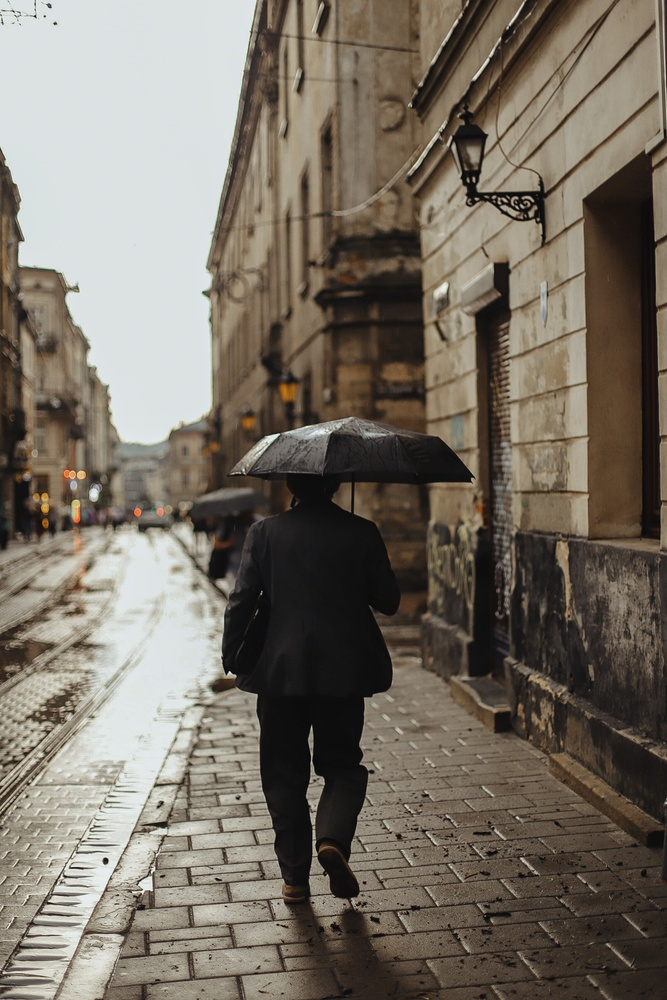
#> input picture 180836_A2/Assignment2/im2.jpg, 667 x 1000 px, shrunk from 2667 x 4000 before the run, found by its file name
$ jupyter execute 180836_A2_Question2.ipynb
#> lines starting #> are read from the running program, lines starting #| are printed output that depends on the picture
[cell 1]
# Copyright 2021 IITK EE604A Image Processing. All Rights Reserved.
#
# Licensed under the MIT License. Use and/or modification of this code outside of EE604 must reference:
#
# © IITK EE604A Image Processing
#
# Author: Dheeraj Bharti, Chiranjeev Prachand and Prof T. Sandhan, Department of Electrical Engineering, IIT Kanpur

Q2. Canny Edge Detection

In this question we will implement the canny edge detector. For the resources you can refer to the class slides or some links given below.

References:

1) Canny, J., A Computational Approach To Edge Detection, IEEE Transactions on Pattern Analysis and Machine Intelligence, 8(6):679–698, 1986.

2)  Zhou, P., Ye, W., & Wang, Q. (2011). An Improved Canny Algorithm for Edge Detection. Journal of Computational Information Systems, 7(5), 1516-1523.

3) https://docs.opencv.org/4.5.1/da/d22/tutorial_py_canny.html

4) http://masters.donntu.org/2010/fknt/chudovskaja/library/article5.htm

4) https://en.wikipedia.org/wiki/Canny_edge_detector

[cell 2]
import cv2
import numpy as np
import matplotlib.pyplot as plt
import math

[cell 3]
def gaussianFilter(img, kernel_size=5, sigma=3):
    '''
    Write a program to implement gaussian filter. You have to assume square kernels.

    Inputs:
    + img - grayscaled image of size N x N
          - values between [0, 255] - 'uint8'
    + kernel_size - size of the kernel window which should be used for smoothing.
    + sigma - sigma parameter for gaussian kernel

    Ouputs:
    + out_img - smoothed grayscaled image of size N x N
              - values between [0, 255] - 'uint8'

    Allowed modules:
    + Basic numpy operations
    + cv2.filter2D() to perform 2D convolution
    + cv2.getGaussianKernel(). Note that this will give you 1D gaussian.

    Hint:
    + Not needed.

    '''

    #############################
    # Start your code from here #
    #############################

    gKernel = cv2.getGaussianKernel(kernel_size, sigma)
    gFilter = np.matmul(gKernel, gKernel.T)/np.sum(gKernel)**2
    out_img = cv2.filter2D(src= img, ddepth= -1, kernel= gFilter)

    #############################
    # End your code here ########
    #############################

    return out_img

[cell 4]
def detect_edge_canny(img, lt, ht):
  '''
  Write a program to detect egdes using the canny algorithm. Pseudo code is given
  for your help

  Inputs:
  - img     - np array of guassian filttered grayscale image
  - lt      - lower threshold for hysteresis linking
  - ht      - higher threshold for hysteresis linking

  Outputs:
  - img_edge  - np array of the image with edges

  Allowed modules:
  - Numpy, cv, math
  - you are not allowed to use cv2.Canny() or any other direct implementations

  '''

  #############################
  # Start your code from here #
  #############################

  # 1) Start with filtering the image with Sobel kernel both in x and y direction
  #    and store the images as Mx and My.

  Kx = np.array([[1, 0, -1], [2, 0, -2], [1, 0, -1]], np.float32)
  Ky = np.array([[1, 2, 1], [0, 0, 0], [-1, -2, -1]], np.float32)

  Mx = cv2.filter2D(src= img, ddepth= -1, kernel= Kx)
  My = cv2.filter2D(src= img, ddepth= -1, kernel= Ky)

  # 2) Find the gradient magnitude M and angle theta for each pixel by formulas
  #    explained in lecture. Also round off the angle to 0, 45, 90, 135 degrees.

  Mag_Grad = np.hypot(Mx, My)
  Mag_Grad = Mag_Grad / np.percentile(Mag_Grad, 95) * 255
  theta = np.arctan2(My, Mx)  # rad
  angle = theta * 180 / np.pi # deg
  angle[angle < 0] += 180
  angle = np.where(np.bitwise_and(0 <= angle, angle < 22.5), 0, angle)
  angle = np.where(np.bitwise_and(157.5 <= angle, angle <= 180), 0, angle)
  angle = np.where(np.bitwise_and(22.5 <= angle, angle < 67.5), 45, angle)
  angle = np.where(np.bitwise_and(67.5 <= angle, angle < 112.5), 90, angle)
  angle = np.where(np.bitwise_and(112.5 <= angle, angle < 157.5), 135, angle)

  # 3) Non maximum Supression -
  #   3.1) Check if every pixel is local maximum in the gradient direction theta
  #   3.2) if it is maximum take that pixel as edge make the value 255 and assign
  #        zero to all other pixels in that direction. so that we get a single
  #        pixel edge

  Z = np.zeros(Mag_Grad.shape)
  for i in range(1,Mag_Grad.shape[0]-1):
    for j in range(1,Mag_Grad.shape[1]-1):
      try:
        px1 = px2 = 255
        if angle[i,j] == 0:
          px1 = Mag_Grad[i, j-1]
          px2 = Mag_Grad[i, j+1]
        elif angle[i,j] == 45:
          px1 = Mag_Grad[i-1, j+1]
          px2 = Mag_Grad[i+1, j-1]
        elif angle[i,j] == 90:
          px1 = Mag_Grad[i-1, j]
          px2 = Mag_Grad[i+1, j]
        elif angle[i,j] == 135:
          px1 = Mag_Grad[i+1, j+1]
          px2 = Mag_Grad[i-1, j-1]

        if (Mag_Grad[i,j] >= px2) and (Mag_Grad[i,j] >= px1):
          Z[i, j] = Mag_Grad[i,j]
          # Z[i, j] = 255
        else:
          Z[i,j] = 0

      except IndexError as e:
        pass

  # 4) Linking -
  #    use the process of hysteresis linking explained in the lecture for discarding
  #    weak edges and selecting the strong edges using the threshold lt and ht

  res = np.zeros(Mag_Grad.shape, dtype=np.uint8)
  weak = np.uint8(75)
  strong = np.uint8(255)
  strong_i, strong_j = np.where(Z >= ht)
  zeros_i, zeros_j = np.where(Z < lt)
  weak_i, weak_j = np.where((Z <= ht) & (Z >= lt))
  res[strong_i, strong_j] = strong
  res[weak_i, weak_j] = weak

  for i in range(1, Mag_Grad.shape[0]-1):
    for j in range(1, Mag_Grad.shape[1]-1):
      if (res[i,j] == weak):
        try:
          if ((res[i+1, j-1] == strong) or (res[i+1, j] == strong) or (res[i+1, j+1] == strong)
              or (res[i, j-1] == strong) or (res[i, j+1] == strong) or (res[i-1, j-1] == strong)
              or (res[i-1, j] == strong) or (res[i-1, j+1] == strong)):
              res[i, j] = strong
          else:
              res[i, j] = 0
        except IndexError as e:
          pass

  img_edge = np.copy(res)

  #############################
  # End your code here ########
  #############################

  return img_edge

[cell 5]
im = cv2.imread('im2.jpg')
#> im is the input picture: shape (1000, 667, 3); mean B, G, R 100.6, 112, 119.7
im1 = cv2.cvtColor(im, cv2.COLOR_BGR2GRAY)
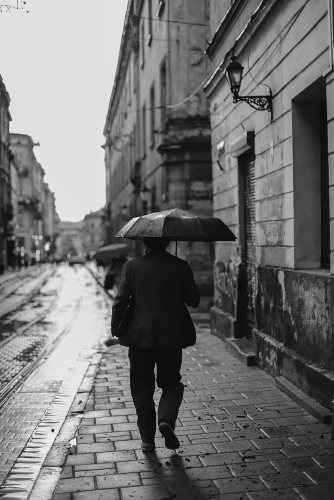
#> im1: shape (1000, 667) (shown at 1/2 size); min 0, max 254, mean 113
im2 = gaussianFilter(im1, 5, 1.4)
im_edge = detect_edge_canny(im2, 50, 100)
#> in detect_edge_canny, `Mx = cv2.filter2D(src= img, ddepth= -1, kernel= Kx)`:
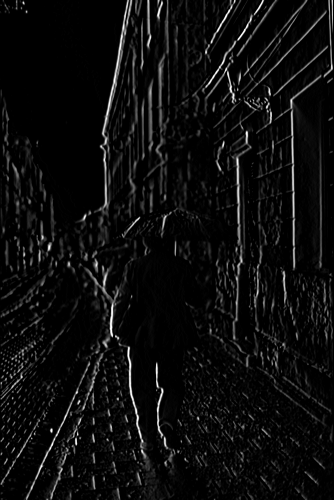
#> Mx: shape (1000, 667) (shown at 1/2 size); min 0, max 255, mean 13
#> in detect_edge_canny, `My = cv2.filter2D(src= img, ddepth= -1, kernel= Ky)`:
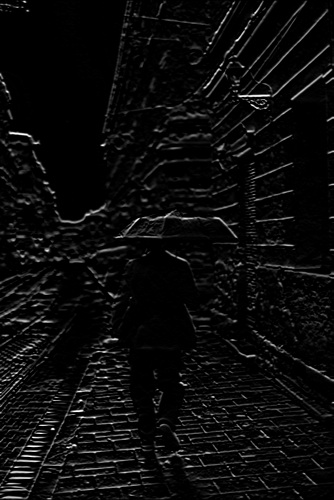
#> My: shape (1000, 667) (shown at 1/2 size); min 0, max 255, mean 11.7
#> in detect_edge_canny, `Mag_Grad = np.hypot(Mx, My)`:
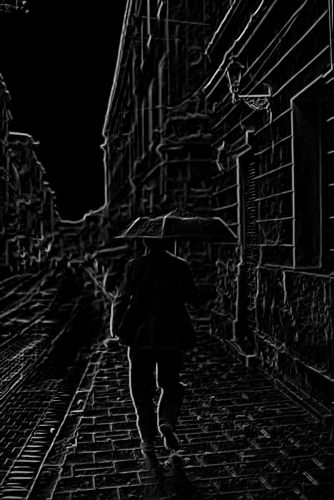
#> Mag_Grad: shape (1000, 667) float16 (shown at 1/2 size); min 0, max 360.5, mean 21.9; drawn with min black and max white
#> in detect_edge_canny, `angle = np.where(np.bitwise_and(22.5 <= angle, angle < 67.5), 45, angle)`:
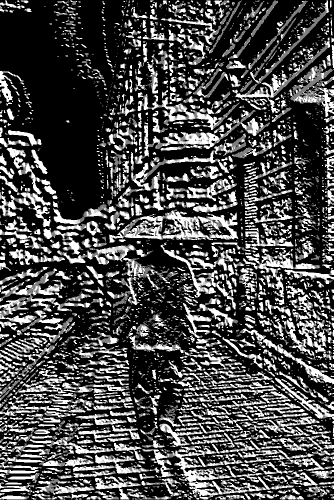
#> angle: shape (1000, 667) float16 (shown at 1/2 size); min 0, max 90, mean 26.1; drawn with min black and max white
#> after the loop in detect_edge_canny, `for i in range(1,Mag_Grad.shape[0]-1):`:
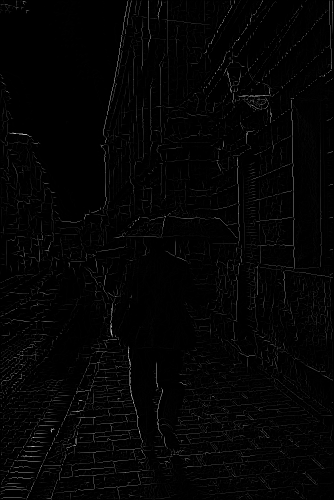
#> Z: shape (1000, 667) float64 (shown at 1/2 size); min 0, max 874.5, mean 14.5; drawn with min black and max white
#> in detect_edge_canny, `weak_i, weak_j = np.where((Z <= ht) & (Z >= lt))`: weak_i = 14503 values from 1 to 998; weak_j = 14503 values, max 665 at index 405, min 1 at index 135, mean 360
#> after the loop in detect_edge_canny, `for i in range(1, Mag_Grad.shape[0]-1):`:
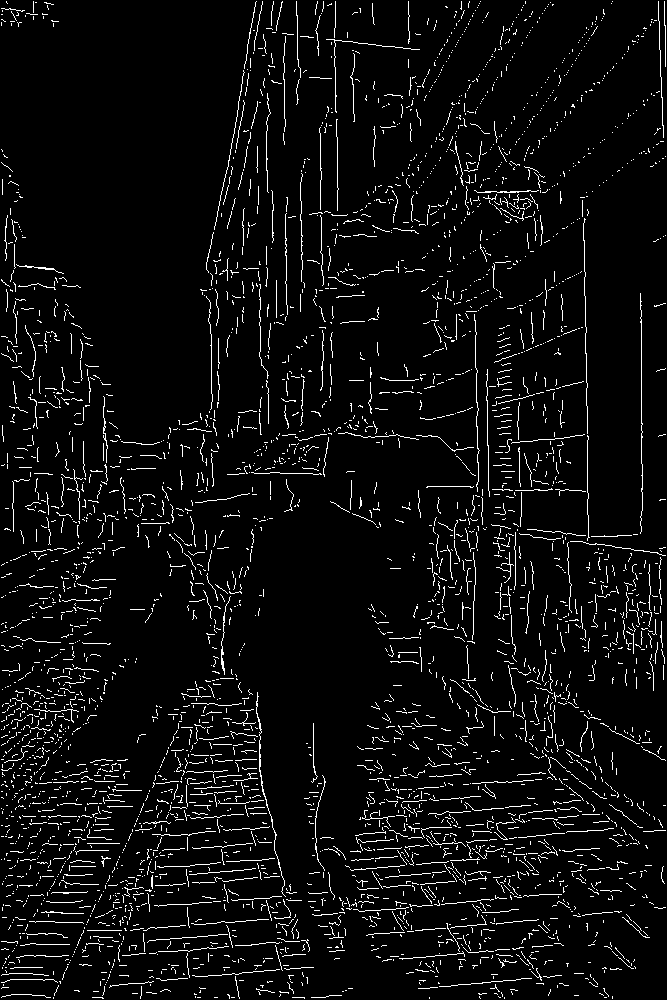
#> res: shape (1000, 667); 5.2% white in thin lines or dots

plt.subplot(121),plt.imshow(im1,cmap = 'gray')
plt.title('Original Image')
plt.subplot(122),plt.imshow(im_edge,cmap = 'gray')
plt.title('Edge Image')
plt.show()

$ run again, with 180836_A2/Assignment2/im1_1.jpg copied over 180836_A2/Assignment2/im2.jpg
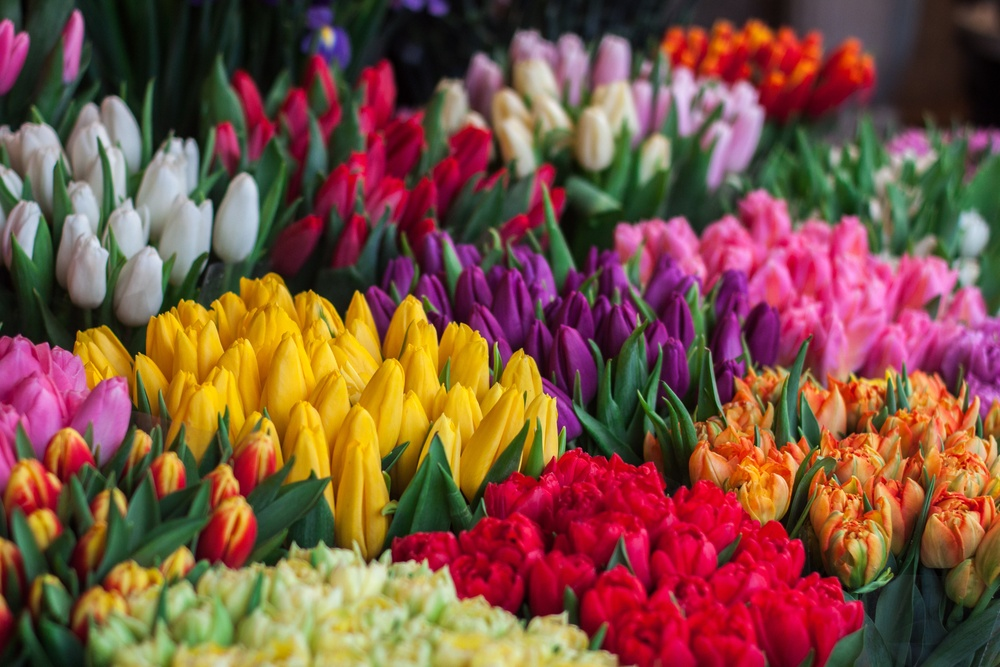
#> input picture 180836_A2/Assignment2/im1_1.jpg, 1000 x 667 px, shrunk from 4752 x 3168 before the run, found by its file name
#> im is the input picture: shape (667, 1000, 3); mean B, G, R 64.8, 81.6, 125.5
#> after the loop in detect_edge_canny, `for i in range(1,Mag_Grad.shape[0]-1):`:
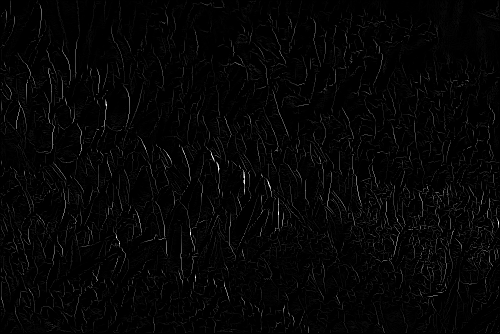
#> Z: shape (667, 1000) float64 (shown at 1/2 size); min 0, max 738.5, mean 15.1; drawn with min black and max white
#> after the loop in detect_edge_canny, `for i in range(1, Mag_Grad.shape[0]-1):`:
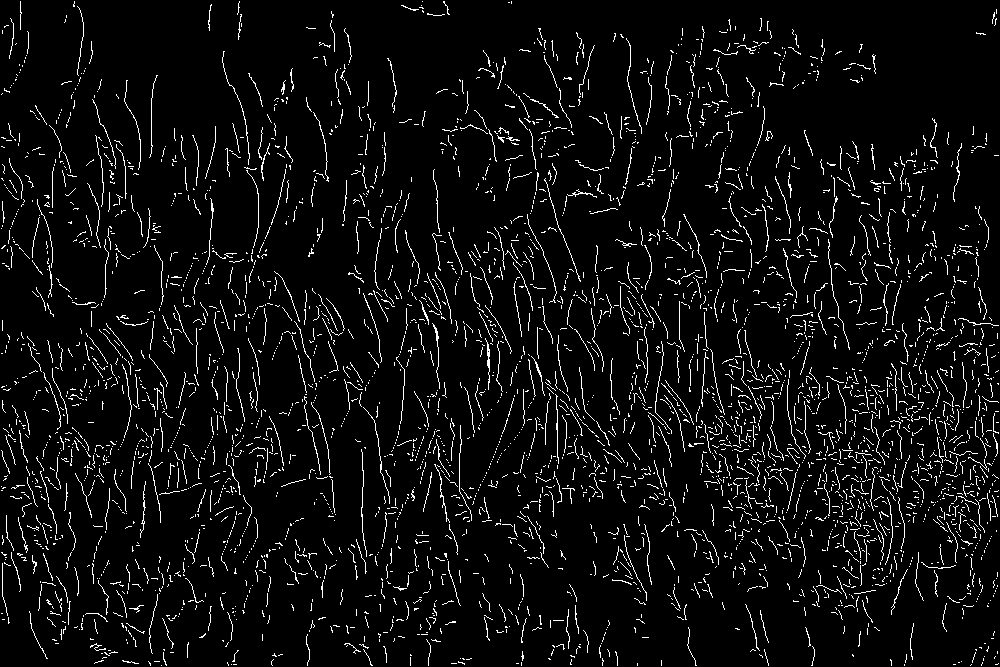
#> res: shape (667, 1000); 5.4% white in thin lines or dots

$ run again, with 180836_A2/Assignment2/im1_2.jpg copied over 180836_A2/Assignment2/im2.jpg
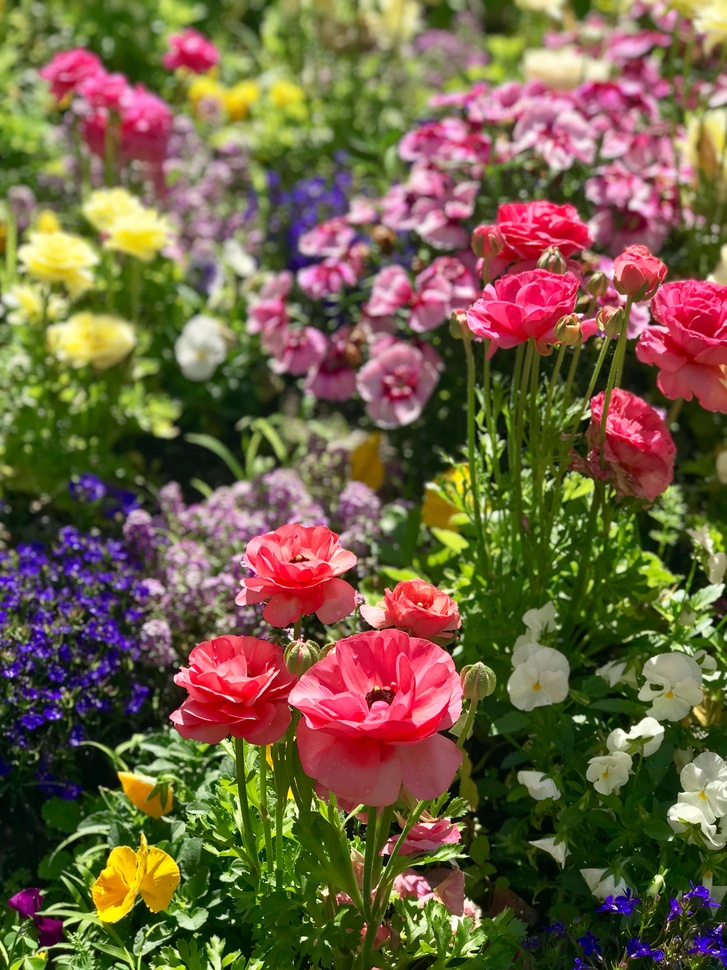
#> input picture 180836_A2/Assignment2/im1_2.jpg, 727 x 970 px, shrunk from 3024 x 4032 before the run, found by its file name
#> im is the input picture: shape (970, 727, 3); mean B, G, R 66.5, 95.7, 113.2
#> after the loop in detect_edge_canny, `for i in range(1,Mag_Grad.shape[0]-1):`:
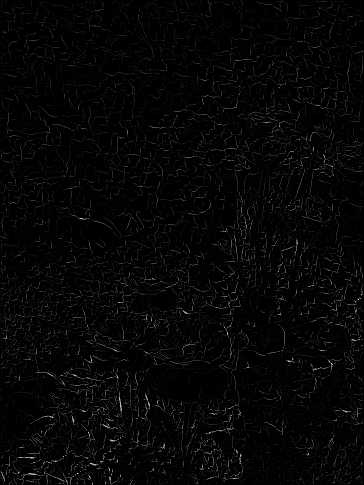
#> Z: shape (970, 727) float64 (shown at 1/2 size); min 0, max 712.5, mean 15.9; drawn with min black and max white
#> weak_i = 18918 values from 1 to 968; weak_j = 18918 values, max 725 at index 652, min 1 at index 629, mean 357
#> after the loop in detect_edge_canny, `for i in range(1, Mag_Grad.shape[0]-1):`:
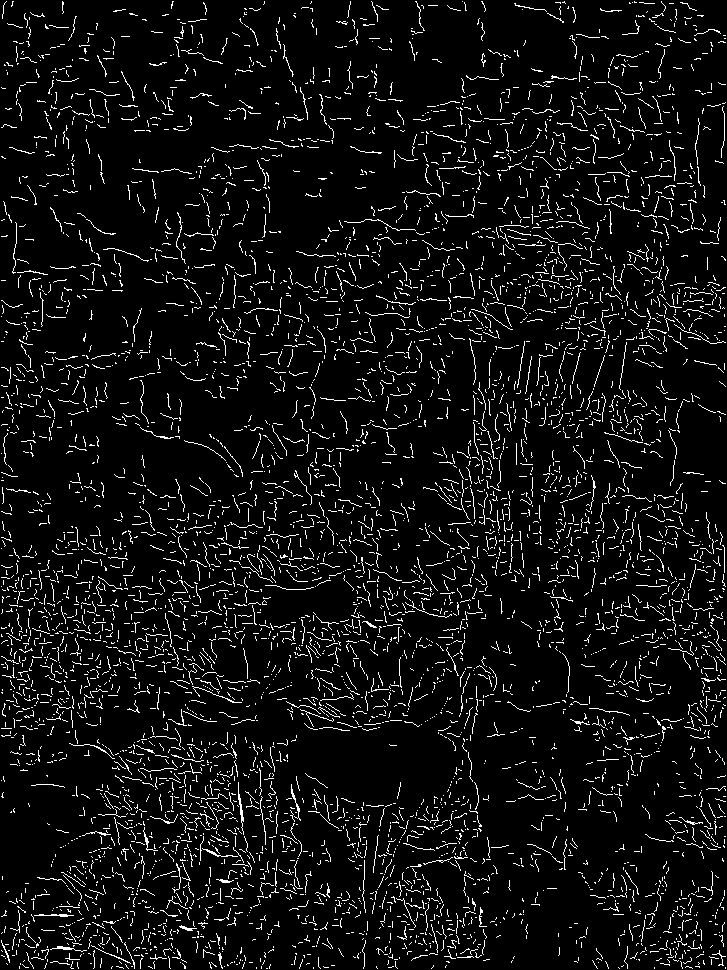
#> res: shape (970, 727); 6.4% white in thin lines or dots
